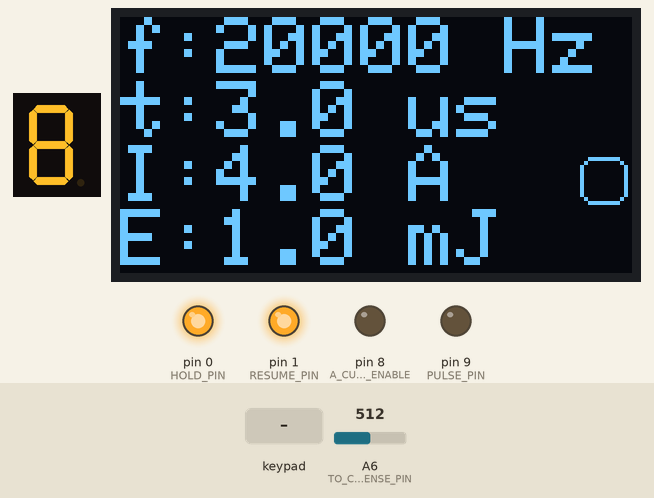
Bench run of a sketch on a simulated Arduino Nano, built with avr-gcc and run on an emulated ATmega328P. Shown: 1-digit seven-segment display, 128×64 one-colour display, output pins drawn as LEDs (lit = HIGH). Wiring (inferred from the names in the program): 1-digit 7-segment display, segments lit when LOW: segments pin 11, pin 12, pin 13, A0, A1, A2, A3. The test bench sets the inputs (shaded band); at power-on: A6 (TO_CAP_CURRENT_SENSE_PIN) = 512. The segment pins are drawn as the display they are named for; pins used as bus, display or sensor lines are not drawn.

Above: at 3.2 s.
3.3 s: A6 (TO_CAP_CURRENT_SENSE_PIN) set to 376
4.8 s: A6 (TO_CAP_CURRENT_SENSE_PIN) set to 342
At 5.3 s:
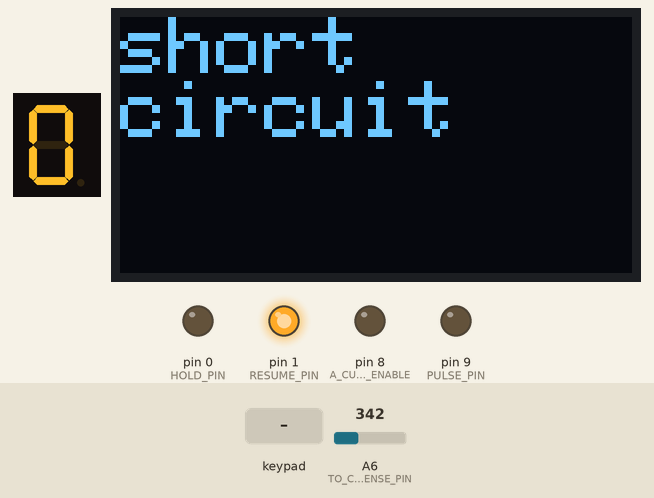
6.4 s: key 'f' pressed
At 7.2 s:
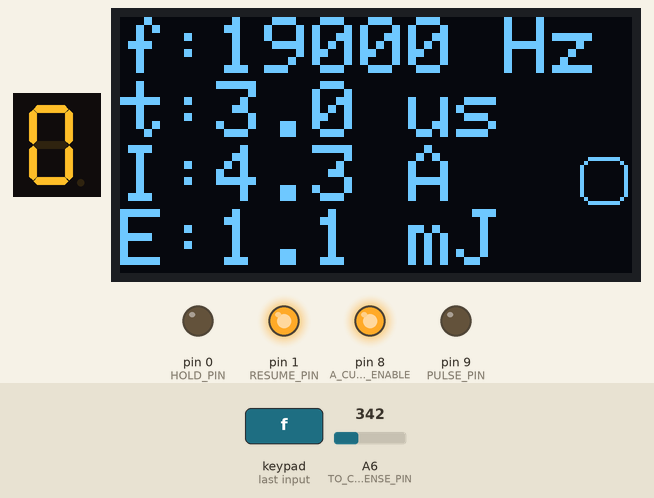
7.9 s: key 'I' pressed
At 8.5 s:
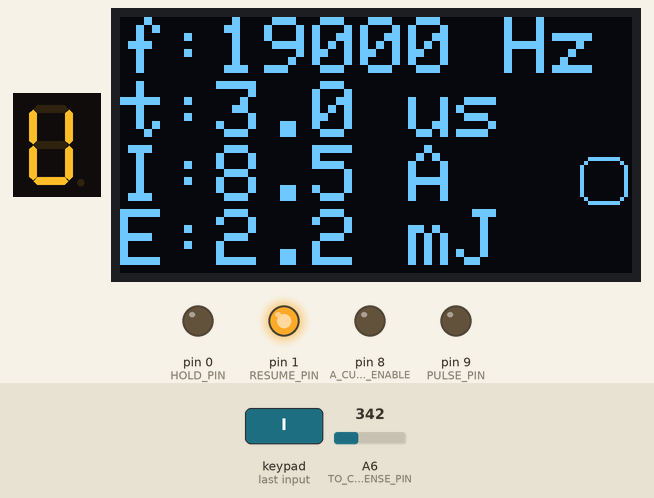
9.4 s: key 'E' pressed
At 10.5 s:
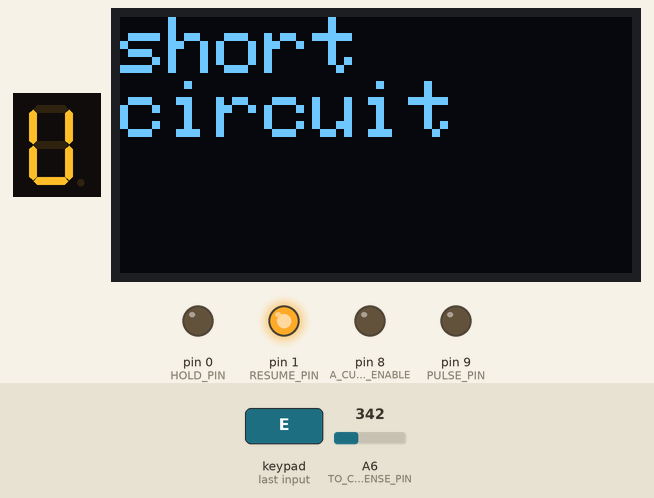
11.2 s: key 'E' pressed
At 11.36 s:
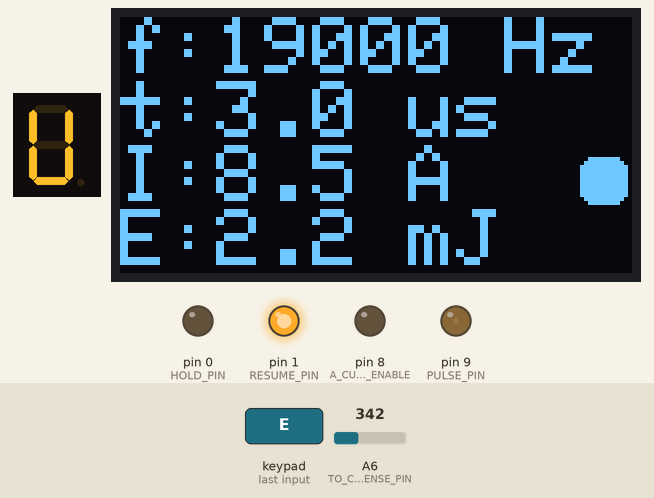
Timing chart, 0 to 14.0 s (numbered marks = the images above; inputs shaded):
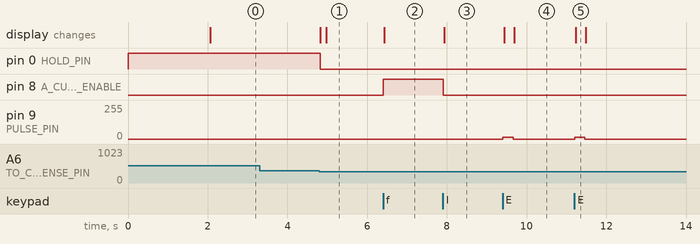

Measured:
- the behaviour switches between 359 and 358 on A6 (TO_CAP_CURRENT_SENSE_PIN) (found by bisection; images 0 and 1)
- after the input at 3.3 s, every drawn part: stays the same
- after the input at 4.8 s, pin 0 (HOLD_PIN): HIGH → LOW at once; the display: first changes at once (image 1 shows a later state)
- after the input at 6.4 s, pin 8 (A_CURRENT_PIN_ENABLE): LOW → HIGH at once; the display: changes at once (image 2)
- after the input at 7.9 s, pin 8 (A_CURRENT_PIN_ENABLE): HIGH → LOW at once; the display: changes at once (image 3)
- after the input at 9.4 s, pin 9 (PULSE_PIN): 0/255 → 14/255 at once, → 0/255 0.25 s later; the display: first changes at once (image 4 shows a later state)
- after the input at 11.2 s, pin 9 (PULSE_PIN): 0/255 → 14/255 at once, → 0/255 0.26 s later; the display: changes at once (image 5)

The sketch:

Pulse_controller_v1_1.ino
```cpp
#include <Adafruit_GFX.h>
#include <Adafruit_SSD1306.h>
#include <PWM.h>
#include <Wire.h>
#include <Keypad.h>

#define PULSE_PIN 9 // только 9 или 10 (расширенный 16-битный ШИМ)
#define SC_LED_PIN   A3
#define HOLD_PIN 0
#define RESUME_PIN 1

//#define CAP_CAPACITY  100.f   // ескость разрядного конденсатора (в мкФ)
//#define CAP_VOLTAGE_SENSE_PIN  A7   // напряжения, измеряемое на конденсаторе
#define TO_CAP_CURRENT_SENSE_PIN A6  // средний ток (измеряем ток идущий от блока питания до конденсатора) /+предположительно, можно использовать вместо следящего напряжения/
#define VOLTAGE_SENSE_COEF    (5*68.0/3.3)/1024.f // Параметры делителя напряжения (5 В * 68 Ом/3.3 Ом)
#define VOLTAGE_SENSE_OFFSET  2             // калибровка ошибки измерения напряжения
#define TO_CAP_CURRENT_SENSE_COEF    (5/1024.f)/0.185   // Параметры датчика тока (acs712 5A)
#define TO_CAP_CURRENT_SENSE_OFFSET  -2.5/0.185 - 0.15         // Параметры датчика тока
#define MAX_SERVO_CURRENT 4 // ограниченик максимального тока блока питания (в Амперах)
#define MIN_FREQ  1000      // в Герцах
#define MAX_FREQ  80000
#define STEP_FREQ 1000
#define MIN_PULSE_TIME 0.1f  // в микросекундах
#define MAX_PULSE_TIME 30.0f   // в микросекундах
#define LEVEL_2_PULSE_TIME 4.0f  // до 4 мкс прибавляться будет по +-0.1 мкс. После 4 мкс по +-1 мкс
#define LEVEL_1_STEP_PULSE_TIME 0.1f
#define LEVEL_2_STEP_PULSE_TIME 1.0f
#define MIN_SERVO_CURRENT  0.25     // в Амперах
#define MAX_SERVO_CURRENT  5.0
#define STEP_SERVO_CURRENT 0.25
#define MIN_SC_PERCENT  0.05     // в процентах
#define MAX_SC_PERCENT  0.95
#define STEP_SC_PERCENT 0.01
#define A_CURRENT_PIN_ENABLE 8    // пины включающие дополнительные резисторы (увеличивающие ток)
#define B_CURRENT_PIN_ENABLE 11   //
#define C_CURRENT_PIN_ENABLE 12   //
#define D_CURRENT_PIN_ENABLE 13   //
#define E_CURRENT_PIN_ENABLE A0   //
#define F_CURRENT_PIN_ENABLE A1   //
#define G_CURRENT_PIN_ENABLE A2    //

#define PULT_SCREEN_ADRESS  0X3C
#define PULT_SCREEN_WIDTH   128
#define PULT_SCREEN_HEIGHT  64
#define PULT_SCREEN_ROWS    4
#define PULT_SCREEN_COLS    2

float resistanceArray[] = {10.f, 10.f, 10.f, 10.f, 10.f, 10.f,}; // массив токоограничивающих резисторов (включаться будут по порядку) (в Омах)
float halfResistance = 20.f;  // сопротивление дополнительного резистора для уменьшения шага выходного тока (в Омах)

char hKeys[PULT_SCREEN_ROWS][PULT_SCREEN_COLS] = {
  {'f','F'},
  {'p','P'},
  {'i','I'},
  {'e','E'}
};
uint8_t rowPins[PULT_SCREEN_ROWS] = {2, 3, 4, 5};
uint8_t colPins[PULT_SCREEN_COLS] = {6, 7};

uint16_t calcPulseWidth(uint16_t, float);   // рассчет заполнения ШИМ по временным параметрам (выходной диапазон для 16-битного ШИМ: 0-65536)
void displayParam();  // вывод действующих параметров на дисплей
void displayShortCircuit();
void setPulse(uint16_t);
void updateParam();
float currentFilter(float, float);
float voltageFilter(float, float);
bool checkSC_FSM();

static enum {     // состояния конечного автомата движения/остановки механики станка
    F_FLOAT,	//
    F_HOLD,
    F_RESUME,	//
} feedState;

static enum {   // состояния конечного автомата настроек (два листа)
    C_FIRST,	//
    C_SECOND
} configState;

bool isHardHold = false;  // ручная остановка станка

// Задаваемые значения (через пульт, вручную или через измерения) //
int32_t freq = 20000;   // частота в Гц
float pulseTime = 3;  // время импульса в микросекундах

float maxCapVoltage = 85;  // напряжение, выставленное на блоке питания (в вольтах) (можно измерять делителем, а не задавать).
float maxToCapCurrent = 2; // ограничение тока, выставленное на блоке питания (в Амперах)

// следящее напряжение. При падении до этого напряжения подается сигнал об остановке/замедлении
//float servoVoltage[] = {0.9*maxVoltage, 0.6*maxVoltage};  // параметры следящего напряжения. (до 1): выше этого напряжения - цепь открыта (искры нет); (между 1-2): рабочий дипазон напряжения (нормальная искра); (после 2): напряжение короткого замыкания.

// следящий ток (экспериментальное).Тоже самое, что и следящее напряжение, но тольно - это ток от источника питания
float servoCurrent[] = {0.15, 4.2};  // (в Амперах). Параметры следящего напряжения. (задаются вручную или на пульте)
// (до servoCurrent[0]): меньше этого тока - цепь открыта (искры нет), можно ехать ускоренно;
// (между servoCurrent[0] и servoCurrent[1]): рабочий дипазон тока (нормальная искра), скорость движения можно регулировать линейно по значению тока из диапазона {0.15, 0.85} -> {100% подача, 0% подача}
// (после servoCurrent[1]): ток короткого замыкания. Движения станка останавливается. Генератор несколько раз отключается и перезаряжает конденсатор (защита от просадки напряжения->неспособности ударной ионизации->неспособности поджечь искру) и каждый проверяет значение тока  (Проверка от статистических КЗ). Если значение не меняется, то генератор падает в состояние ожидания устранения КЗ
float shortCircuitPercent = 0.45;  // процеент коротких замыканий за секунду, после чего генератор уходит в защиту


// НЕ задаваемые значения
bool isPulseEnable = false;
bool isShortCircuit = false;
bool isCheckSC = false;

uint32_t scPulseWindow[] = {0, 0, 0, 0, 0, 0, 0, 0, 0, 0};   // битовое скользящее окно коротких замыканий (битовые операции быстрее). Будем считать количество КЗ, а потом их процентное соотношение к общему числу выборок.
uint8_t scPulseWindowSize = 10;

uint16_t shortCircuitCounter = 0; // счетчик коротких замыканий
uint16_t shortCircuitCounterNorm = 0; // счетчик общего количества измерений
uint32_t shortCircuitTimer = 0;
// время отключения генератора до полной перезарядки конденсатора t = 5*R*C (нужно, чтоб генератор не захлебывался). (позволяет эмпирически предугадать восстановление напряжения, без его прямого измерения)
//uint32_t shortCircuitDelay = 5*CAP_CAPACITY*maxCapVoltage/maxToCapCurrent/1000.f;  // (в миллисекундах) но т.к. у нас не RC-генератор, а импульсный источник тока, то задержку можно сильно уменьшить.

int8_t resistanceCounter = 1;  // вспомогательный счетчик переключающий выходные токоограничивающие ресисторы
float pulsePeakCurrentLimit = 4;   // примерное (максимальное) ограничение пикового тока на разряднике, пересчитанное на основе напряжения и сопротивления ограничивающих резисторов (в Амперах)

float capVoltage = 0; // текущие средние значения тока и напряжения(на конденсаторе).
float averageCurrent = 0;

uint8_t resistanceNum = 0; // количество токоограничивающих резисторов
uint32_t ledBlinkTimer = 0;
uint32_t ledBlinkDelay = 0;

bool isCheckConfigListChange = false;
uint32_t configListChangeTimer = 0;

float maxPulseEnergy = maxCapVoltage*pulsePeakCurrentLimit*pulseTime/1000.f;  // В мДж
uint16_t pulseWidth = calcPulseWidth(freq, pulseTime);


Adafruit_SSD1306 display(PULT_SCREEN_WIDTH, PULT_SCREEN_HEIGHT, &Wire, -1);
Keypad customKeypad = Keypad(makeKeymap(hKeys), rowPins, colPins, PULT_SCREEN_ROWS, PULT_SCREEN_COLS);


void setup(){
  resistanceNum = sizeof(resistanceArray)/sizeof(float);  // количиство резисторов в массиве
  resistanceNum = resistanceNum*2 + 1; // дополнительный резистор (halfResistance) увеличиает разрядность комбинаций включения резисторов на (*2) (+1) - это сам доп. резитор. (подробнее см. видео)

  InitTimersSafe();
  SetPinFrequency(PULSE_PIN, freq);   // начальная частота 5 кГц
  setPulse(0);

  pinMode(A_CURRENT_PIN_ENABLE, OUTPUT);
  pinMode(B_CURRENT_PIN_ENABLE, OUTPUT);
  pinMode(C_CURRENT_PIN_ENABLE, OUTPUT);
  pinMode(D_CURRENT_PIN_ENABLE, OUTPUT);
  pinMode(E_CURRENT_PIN_ENABLE, OUTPUT);
  pinMode(F_CURRENT_PIN_ENABLE, OUTPUT);
  pinMode(G_CURRENT_PIN_ENABLE, OUTPUT);
  pinMode(SC_LED_PIN, OUTPUT);
  pinMode(RESUME_PIN, OUTPUT);
  pinMode(HOLD_PIN, OUTPUT);
  digitalWrite(RESUME_PIN, HIGH);
  digitalWrite(HOLD_PIN, HIGH);
  _softResume();

  display.begin(SSD1306_SWITCHCAPVCC, PULT_SCREEN_ADRESS);
  delay(2000);
  displayParam();
}

void loop(){
  // напряжение нужно мерять изолированно, иначе ардуинка глючит и ребутится (одна даже сгорела)
  float instantVoltage = 85; //(float)(analogRead(VOLTAGE_SENSE_PIN))*VOLTAGE_SENSE_COEF + VOLTAGE_SENSE_OFFSET;  // моментальное напряжение
  //float instantCurrent = (float)(analogRead(CURRENT_SENSE_PIN))*CURRENT_SENSE_COEF + CURRENT_SENSE_OFFSET;      // моментальный ток
  capVoltage = voltageFilter(instantVoltage, 0.06);  // усредненные значения напряжения
  averageCurrent = (float)(analogRead(TO_CAP_CURRENT_SENSE_PIN))*TO_CAP_CURRENT_SENSE_COEF + TO_CAP_CURRENT_SENSE_OFFSET; // среднее значение тока (меряем ток от источника питания)
  averageCurrent = -averageCurrent;   // если перепутана полярность датчика тока
  averageCurrent = currentFilter(averageCurrent, 0.01);   // фильтр нижних частот

  if (!isCheckSC && !isShortCircuit) {   // если не идет проверка на короткое замыкание
    if (averageCurrent <= servoCurrent[0]){   // если схема открыта (нет искы)
      // TODO: двигпемся ускоренно

    }
    else if ((servoCurrent[0] < averageCurrent) && (averageCurrent <= servoCurrent[1])) {

      // TODO: двигаемся в рабочем режиме со скоростью пропорциональной averageCurrent в диапазоне {servoCurrent[0], servoCurrent[1]} = {100% подача, 0% подача}
    }
    else if ((averageCurrent > servoCurrent[1])){  // было поймано КЗ
      isCheckSC = true;
      shortCircuitCounter = 0;
      shortCircuitCounterNorm = 0;
      blink(150);
      //displayLog(averageCurrent, isCheckSC);
      shortCircuitTimer = millis();
    }
  }

  //displayLog(averageCurrent, (averageCurrent > servoCurrent[1]));

  if (isCheckSC){
    if((millis() - shortCircuitTimer) < 1000){  // считаем количество измерений с КЗ за одну секунду (фильтрация статистических КЗ)
      if(averageCurrent > servoCurrent[1]) {
        shortCircuitCounter++;
        blink(150);
      }
      shortCircuitCounterNorm++;
    }
    else
    {isCheckSC = false;}

    if (shortCircuitCounterNorm > 400) {
      float percent = (float)shortCircuitCounter/shortCircuitCounterNorm;   // процентное соотношение измерений с КЗ к общему количеству выборок
      //displayLog((float)shortCircuitCounter/shortCircuitCounterNorm, shortCircuitCounter);
      if((percent >= shortCircuitPercent))
      {
        isShortCircuit = true;
        isCheckSC = false;
        shortCircuitCounter = 0;
        shortCircuitCounterNorm = 0;
        setPulse(0);
        displayShortCircuit();
      }
    }
  }

  updateFeed_FSM();

  //displayLog(averageCurrent, isCheckSC);

  //checkSC_FSM();  // конечный автомат: проверка на КЗ и защита от захдебывания
  if (isCheckSC || isShortCircuit)  // если идет проверка на статистическое КЗ или появилось неустранимое КЗ
  {
    blink(150);
  }

  updateLedState();

  if (isCheckConfigListChange) {
    if (customKeypad.findInList('e') == -1) isCheckConfigListChange = false;
    if ((millis() - configListChangeTimer) > 2000){   // если зажимаем кнопку больше 2 секунд - настройки переключаются
      if (configState == C_SECOND) configState = C_FIRST;
      else configState = C_SECOND;
      isCheckConfigListChange = false;
      displayParam();
    }
  }

  //displayLog(isCheckConfigListChange, customKeypad.findInList('e'));

  char pressedButton = customKeypad.getKey();
  switch(pressedButton){
    case 'f':
      if (configState == C_FIRST) {
        if (freq > MIN_FREQ) freq -= STEP_FREQ;
        freq = constrain(freq, MIN_FREQ, MAX_FREQ);
      }
      break;
    case 'F':
      if (configState == C_FIRST) {
        freq += STEP_FREQ;
        freq = constrain(freq, MIN_FREQ, MAX_FREQ);
      }
      break;
    case 'p':
      if (configState == C_FIRST) {
        if ((pulseTime > LEVEL_2_PULSE_TIME) && ((pulseTime-LEVEL_2_STEP_PULSE_TIME) <= LEVEL_2_PULSE_TIME)) pulseTime = LEVEL_2_PULSE_TIME;
        else if (pulseTime <= LEVEL_2_PULSE_TIME) pulseTime -= LEVEL_1_STEP_PULSE_TIME;
        else pulseTime -= LEVEL_2_STEP_PULSE_TIME;
        pulseTime = constrain(pulseTime, MIN_PULSE_TIME, MAX_PULSE_TIME);
      } else if (configState == C_SECOND) {
        if (shortCircuitPercent > MIN_SC_PERCENT) shortCircuitPercent -= STEP_SC_PERCENT;
        shortCircuitPercent = constrain(shortCircuitPercent, MIN_SC_PERCENT, MAX_SC_PERCENT);
      }
      break;
    case 'P':
      if (configState == C_FIRST) {
        if ((pulseTime < LEVEL_2_PULSE_TIME) && ((pulseTime+LEVEL_1_STEP_PULSE_TIME) >= LEVEL_2_PULSE_TIME)) pulseTime = LEVEL_2_PULSE_TIME;
        else if (pulseTime < LEVEL_2_PULSE_TIME) pulseTime += LEVEL_1_STEP_PULSE_TIME;
        else pulseTime += LEVEL_2_STEP_PULSE_TIME;
        pulseTime = constrain(pulseTime, MIN_PULSE_TIME, MAX_PULSE_TIME);
      } else if (configState == C_SECOND) {
        shortCircuitPercent += STEP_SC_PERCENT;
        shortCircuitPercent = constrain(shortCircuitPercent, MIN_SC_PERCENT, MAX_SC_PERCENT);
      }
      break;
    case 'i':
      if (configState == C_FIRST) {
        resistanceCounter--;
        resistanceCounter = constrain(resistanceCounter, 0, resistanceNum);
      } else if (configState == C_SECOND) {
        if (servoCurrent[1] > MIN_SERVO_CURRENT) servoCurrent[1] -= STEP_SERVO_CURRENT;
        servoCurrent[1] = constrain(servoCurrent[1], MIN_SERVO_CURRENT, MAX_SERVO_CURRENT);
      }
      break;
    case 'I':
      if (configState == C_FIRST) {
        resistanceCounter++;
        resistanceCounter = constrain(resistanceCounter, 0, resistanceNum);
      } else if (configState == C_SECOND) {
        servoCurrent[1] += STEP_SERVO_CURRENT;
        servoCurrent[1] = constrain(servoCurrent[1], MIN_SERVO_CURRENT, MAX_SERVO_CURRENT);
      }
      break;
    case 'e':
      _hardHold();
      isPulseEnable = false;
      isShortCircuit = false;
      isCheckSC = false;
      shortCircuitCounter = 0;
      shortCircuitCounterNorm = 0;
      setPulse(0);
      isCheckConfigListChange = true;
      configListChangeTimer = millis();
      break;
    case 'E':
      _softResume();
      isPulseEnable = true;
      isShortCircuit = false;
      isCheckSC = false;
      shortCircuitCounter = 0;
      shortCircuitCounterNorm = 0;
      maxCapVoltage = capVoltage;
      break;
    default:
      break;
  }

  if (pressedButton != 0) {
    //Serial.println(pressedButton);
    SetPinFrequency(PULSE_PIN, freq);   // начальная частота 5 кГц
    updateParam();
    setPulse(pulseWidth);
    setCurrentLimit(resistanceCounter);
    displayParam();
  }
}

uint16_t calcPulseWidth(uint16_t frequency, float pulseT){
  float temp = 65536*(pulseT*frequency/1000000);
  return constrain(temp, 0, 65536);
}

void updateParam(){
  float allResistanceInv = 0;
  for(uint8_t i = 0; i < (resistanceCounter/2); i++) allResistanceInv += 1/resistanceArray[i];
  allResistanceInv += (resistanceCounter % 2)*1/halfResistance;

  if (allResistanceInv <= 0) pulsePeakCurrentLimit = 0;
  else pulsePeakCurrentLimit = maxCapVoltage*allResistanceInv;
  //currentLimit = (resistanceCounter % 2)*maxVoltage/HALF_OUT_CURRENT_LIMIT_RESISTANCE + (resistanceCounter/2)*maxVoltage/GEN_OUT_CURRENT_LIMIT_RESISTANCE;
  maxPulseEnergy = maxCapVoltage*pulsePeakCurrentLimit*pulseTime/1000.f;  // В мДж
  pulseWidth = calcPulseWidth(freq, pulseTime);
  //shortCircuitDelay = 5*CAP_CAPACITY*maxCapVoltage/maxToCapCurrent/1000.f;
}

void displayParam(){
  //static char strOut[75];
  //sprintf(strOut, ("Frequency: %u Hz\n pulse time: %F us\n pulse energy: %F mJ\n"), freq, pulseTime, maxPulseEnergy);
  //sprintf(strOut, ("f:%u Hz\nt:%.1f us\nE:%.1f mJ\n"), freq, 0.f, 0.f);
  switch(configState){
    case C_FIRST:
      display.clearDisplay();
      display.setTextSize(2);
      display.setTextColor(WHITE);
      display.setRotation(2);
      display.setCursor(0, 0);
      display.print("f:");
      display.print(freq);
      display.print(" Hz\nt:");
      display.print(pulseTime, 1);
      display.print(" us\nI:");
      display.print(pulsePeakCurrentLimit, 1);
      display.print(" A\nE:");
      display.print(maxPulseEnergy, 1);
      display.print(" mJ");
      break;
    case C_SECOND:
      display.clearDisplay();
      display.setTextSize(2);
      display.setTextColor(WHITE);
      display.setRotation(2);
      display.setCursor(0, 0);
      //display.print(" \n:");
      display.print("Is:");
      display.print(servoCurrent[1], 1);
      display.print(" A\nsc:");
      display.print((uint8_t)(shortCircuitPercent*100));
      display.print(" %");
      break;
  }

  if (isPulseEnable && (!isShortCircuit)) display.fillRoundRect(115, 35, 12, 12, 3, SSD1306_WHITE);
  else display.drawRoundRect(115, 35, 12, 12, 3, SSD1306_WHITE);

  display.display();
}

void displayShortCircuit(){
  display.clearDisplay();
  display.setTextSize(2);
  display.setTextColor(WHITE);
  display.setRotation(2);
  display.setCursor(0, 0);
  display.print("short\ncircuit");
  display.display();
}

void setPulse(uint16_t pulse){
  if (isPulseEnable && (!isShortCircuit)) pwmWriteHR(PULSE_PIN, pulse);
  else pwmWriteHR(PULSE_PIN, 0);
}

void setCurrentLimit(int8_t counter){
  // включаем попеременно резисторы в зависимости от счетчика. Резисторы установлены по следующей схеме:
  // |    A       B       C       D       E       F       G    |
  // |  20 Ом   10 ОМ   10 ОМ   10 ОМ   10 ОМ   10 ОМ   10 ОМ  |
  int8_t mod = counter/2;
  digitalWrite(A_CURRENT_PIN_ENABLE, counter % 2);
  digitalWrite(B_CURRENT_PIN_ENABLE, 0 < mod--);
  digitalWrite(C_CURRENT_PIN_ENABLE, 0 < mod--);
  digitalWrite(D_CURRENT_PIN_ENABLE, 0 < mod--);
  digitalWrite(E_CURRENT_PIN_ENABLE, 0 < mod--);
  digitalWrite(F_CURRENT_PIN_ENABLE, 0 < mod--);
  digitalWrite(G_CURRENT_PIN_ENABLE, 0 < mod--);
}

float voltageFilter(float newVoltage, float Kp){
  static float oldVoltage = 0.0;
  oldVoltage = (1.f - Kp)*oldVoltage + Kp*newVoltage;
  return oldVoltage;
}

void blink(uint32_t btime){
  ledBlinkTimer = millis();
  ledBlinkDelay = btime;
}

void updateLedState(){
  if (!ledBlinkDelay) return;

  if ((millis() - ledBlinkTimer) > ledBlinkDelay){
    digitalWrite(SC_LED_PIN, LOW);
    ledBlinkDelay = 0;
  }
  else{
    digitalWrite(SC_LED_PIN, HIGH);
  }
}

float currentFilter(float newCurrent, float Kp){
  static float oldCurrent = 0.0;
  oldCurrent = (1.f - Kp)*oldCurrent + Kp*newCurrent;
  return oldCurrent;
}


void displayLog(float param1, int32_t param2){
  static float prm1 = 0;
  static int32_t prm2 = 0;
  static uint32_t logTimer = 0;

  prm1 = param1;
  prm2 = param2;
  if ((millis() - logTimer) > 500){
    display.clearDisplay();
    display.setTextSize(2);
    display.setTextColor(WHITE);
    display.setRotation(2);
    display.setCursor(0, 0);
    display.print("log:\n");
    display.print("p1: ");
    display.print(prm1, 2);
    display.print("\np2: ");
    display.print(prm2);
    display.display();
    logTimer = millis();
  }
}


bool updateFeed_FSM(){
  static uint32_t resumeTimer = 0;

  if (isCheckSC || isShortCircuit || isHardHold) feedState = F_HOLD;

  switch(feedState)
  {
    case F_FLOAT:
      digitalWrite(RESUME_PIN, HIGH);
      digitalWrite(HOLD_PIN, HIGH);
      return false;

    case F_HOLD:
      digitalWrite(HOLD_PIN, LOW);
      digitalWrite(RESUME_PIN, HIGH);
      if (!isCheckSC && !isShortCircuit && !isHardHold) {
        feedState = F_RESUME;
        resumeTimer = millis();
      }
      return false;

    case F_RESUME:
      if (millis() - resumeTimer < 2000){
        digitalWrite(RESUME_PIN, LOW);
        digitalWrite(HOLD_PIN, HIGH);
      }
      else feedState = F_FLOAT;
    return false;
  }
}

void _hardHold(){
  isHardHold = true;
  digitalWrite(HOLD_PIN, LOW);
  digitalWrite(RESUME_PIN, HIGH);
  feedState = F_HOLD;
}

void _softResume(){
  isHardHold = false;
}
```
